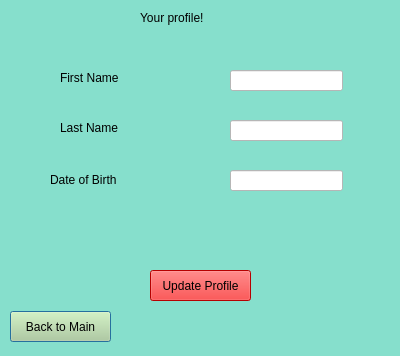
<?xml version="1.0" encoding="UTF-8"?>
<ui version="4.0">
 <class>Dialog</class>
 <widget class="QDialog" name="Dialog">
  <property name="geometry">
   <rect>
    <x>0</x>
    <y>0</y>
    <width>400</width>
    <height>356</height>
   </rect>
  </property>
  <property name="windowTitle">
   <string>Dialog</string>
  </property>
  <property name="styleSheet">
   <string notr="true">background:rgb(134, 223, 204)</string>
  </property>
  <widget class="QLabel" name="label">
   <property name="geometry">
    <rect>
     <x>140</x>
     <y>10</y>
     <width>161</width>
     <height>16</height>
    </rect>
   </property>
   <property name="text">
    <string>Your profile!</string>
   </property>
  </widget>
  <widget class="QPushButton" name="bmain1">
   <property name="geometry">
    <rect>
     <x>10</x>
     <y>311</y>
     <width>101</width>
     <height>31</height>
    </rect>
   </property>
   <property name="styleSheet">
    <string notr="true">background:rgb(184, 210, 146)</string>
   </property>
   <property name="text">
    <string>Back to Main</string>
   </property>
  </widget>
  <widget class="QPushButton" name="bmain1_2">
   <property name="geometry">
    <rect>
     <x>150</x>
     <y>270</y>
     <width>101</width>
     <height>31</height>
    </rect>
   </property>
   <property name="styleSheet">
    <string notr="true">background:red</string>
   </property>
   <property name="text">
    <string>Update Profile</string>
   </property>
  </widget>
  <widget class="QLineEdit" name="lineEdit_3">
   <property name="geometry">
    <rect>
     <x>230</x>
     <y>70</y>
     <width>113</width>
     <height>21</height>
    </rect>
   </property>
   <property name="styleSheet">
    <string notr="true">background: white
</string>
   </property>
  </widget>
  <widget class="QLineEdit" name="lineEdit_4">
   <property name="geometry">
    <rect>
     <x>230</x>
     <y>170</y>
     <width>113</width>
     <height>21</height>
    </rect>
   </property>
   <property name="styleSheet">
    <string notr="true">background: white
</string>
   </property>
  </widget>
  <widget class="QLineEdit" name="lineEdit_5">
   <property name="geometry">
    <rect>
     <x>230</x>
     <y>120</y>
     <width>113</width>
     <height>21</height>
    </rect>
   </property>
   <property name="styleSheet">
    <string notr="true">background: white
</string>
   </property>
  </widget>
  <widget class="QLabel" name="label_2">
   <property name="geometry">
    <rect>
     <x>60</x>
     <y>70</y>
     <width>81</width>
     <height>16</height>
    </rect>
   </property>
   <property name="text">
    <string>First Name</string>
   </property>
  </widget>
  <widget class="QLabel" name="label_3">
   <property name="geometry">
    <rect>
     <x>60</x>
     <y>120</y>
     <width>81</width>
     <height>16</height>
    </rect>
   </property>
   <property name="text">
    <string>Last Name</string>
   </property>
  </widget>
  <widget class="QLabel" name="label_4">
   <property name="geometry">
    <rect>
     <x>50</x>
     <y>170</y>
     <width>91</width>
     <height>20</height>
    </rect>
   </property>
   <property name="text">
    <string>Date of Birth</string>
   </property>
  </widget>
 </widget>
 <resources/>
 <connections/>
</ui>
